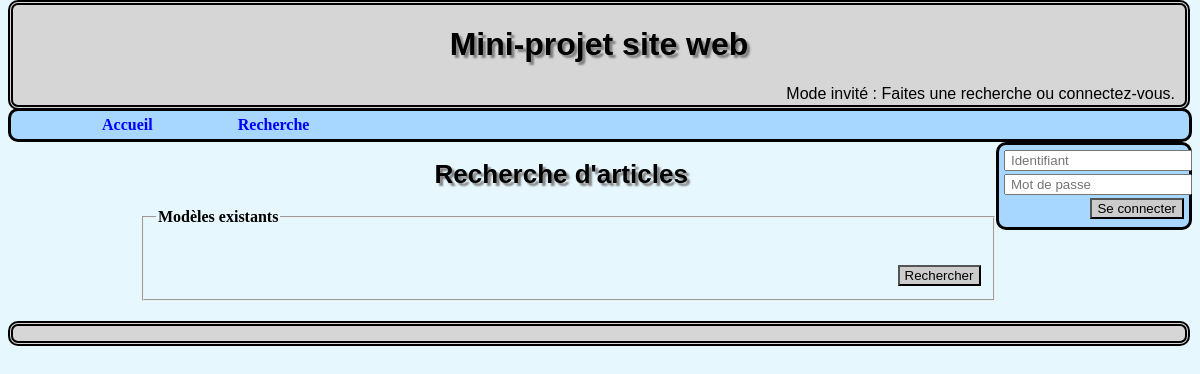
The app's page /recherche.php, older data.
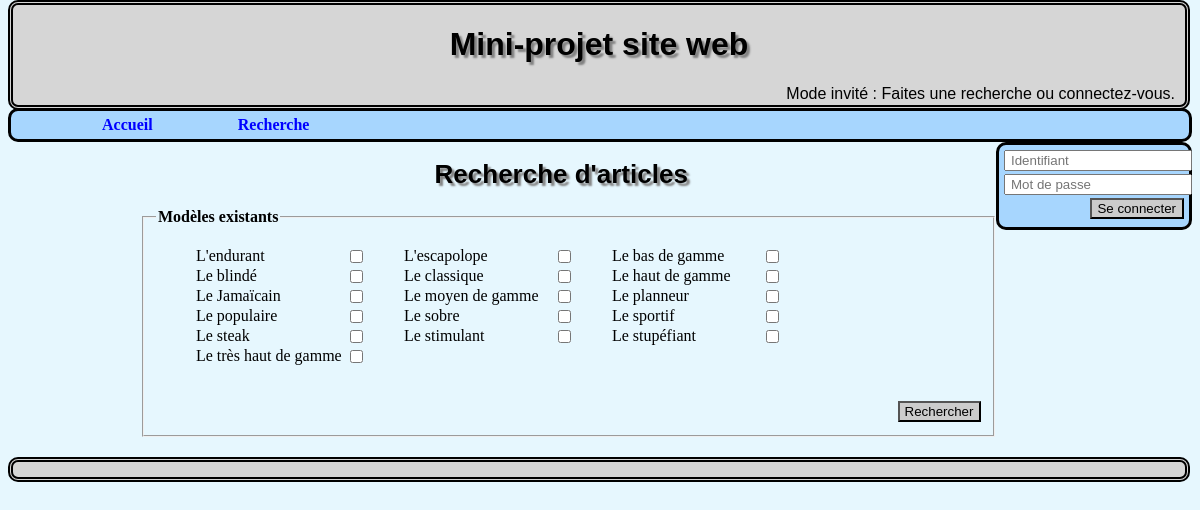
The same page, newer data.
### tables this page shows
CREATE TABLE Fournisseur (
modele varchar(30),
prixFournisseur int(3),
PRIMARY KEY (modele)
);

### recherche.php (the view, shortened to what this page needs)
<!DOCTYPE html>
<html>
    <head>
        <link rel="stylesheet" href="style.css" type="text/css" />
    </head>
    <body>
		<?php
		include("includes/session.php");
		include("includes/header.php");
		include("includes/menu.php");
		include("includes/login.php");
		?>
		<div class="contenu">
			<h1>Recherche d'articles</h1>
		<form  action="articles.php" method="post" id="recherche">
			<fieldset>
				<legend>Modèles existants</legend>
					<ul>
				<?php
				$articles = $bdd->query('SELECT modele FROM Fournisseur');
				while ($article = $articles->fetch()) {
					echo '<li><input type="checkbox" name="' . str_replace(' ', '', $article['modele']) . '"/>';
					echo '<label for="' . str_replace(' ', '', $article['modele']) . '">' . $article['modele'] . '</label></li>';
				}
				?>
					</ul>
				<br />
				<input type="submit" value="Rechercher" />
			</fieldset>
		</form>
		</div>
		<?php include("includes/footer.php");?>
    </body>
</html>

### includes/header.php
<header class="layout">
		<h1>Mini-projet site web</h1>
	<?php
	if(strcmp($_SESSION['type'],'invite') == 0) {
	?>
		<div class="infos">Mode invité : Faites une recherche ou connectez-vous.</div>
	<?php
	}
	else {
		echo '<div class="infos">Mode ' . $_SESSION['type'] . ' : Vous travaillez à la boutique ' . $_SESSION['boutique'] . '</div>';
	} ?>
</header>

### includes/menu.php (shortened to what this page needs)
<nav id="menu">
			<a href="index.php"><strong>Accueil</strong></a>
			<a href="recherche.php"><strong>Recherche</strong></a>
</nav>

### includes/login.php (shortened to what this page needs)
<?php
if(strcmp($_SESSION['type'],'invite') == 0) { ?>
	<aside  class="connexion">
		<form  action="connexion.php" method="post">
			<input type="text" name="login" placeholder="Identifiant"/> <br />
			<input type="password" name="mdp"placeholder="Mot de passe"/><br />
			<input type="submit" value="Se connecter" />
		</form>
	</aside>
<?php } ?>

### includes/footer.php
<footer class="layout">
</footer>

### style.css (style rules this page uses)
body { background-color: #E6F7FE; }
.layout { border: 5px double black; border-radius: 10px; position: fixed; width: 96%; margin: auto; padding: 0px 10px 0px 10px; }
header { top: 0; background-color: #D6D6D6; height: 100px; }
footer { height: 15px; background-color: #D6D6D6; }
#menu { border: 3px solid black; border-radius: 10px; margin-top: 108px; background-color: #A7D6FE; padding: 5px 10px 5px 10px; }
#menu a { margin-left: 7%; }
a { text-decoration: none; color: blue; }
.infos { text-align: right; font-family : Helvetica, Vercana, sans-serif; }
.connexion { background-color: #A7D6FE; border: 3px solid black; border-radius: 10px; width: 180px; padding: 5px 5px 5px 5px; float: right; font-family: Georgia, Times New Roman, serif; text-align: justify; }
.contenu { width: 80%; margin: auto; }
h1 { font-size: 32px; font-family: Arial, Helvetica, sans-serif; text-shadow: 3px 3px 2px grey; text-align: center; }
.contenu h1 { font-size: 26px; }
input { margin-bottom: 3px; padding-left: 5px; }
input[type=submit] { background : #ccc; display:block; float: right; }
#recherche fieldset { width: 90%; margin: auto; margin-bottom: 20px; }
#recherche legend { font-weight: bold; }
#recherche li, #larticle li { display: inline-block; list-style: none; width: 13em; }
label { display: block; float: left; width: 150px; }
.contenu form { margin: 0px 15px 10px 15px; }

Row changes from the older to the newer data that the page shows:
added fournisseur: modele "L'endurant"
added fournisseur: modele "L'escapolope"
added fournisseur: modele "Le bas de gamme"
added fournisseur: modele "Le blindé"
added fournisseur: modele "Le classique"
added fournisseur: modele "Le haut de gamme"
added fournisseur: modele "Le Jamaïcain"
added fournisseur: modele "Le moyen de gamme"
added fournisseur: modele "Le planneur"
added fournisseur: modele "Le populaire"
added fournisseur: modele "Le sobre"
added fournisseur: modele "Le sportif"
added fournisseur: modele "Le steak"
added fournisseur: modele "Le stimulant"
added fournisseur: modele "Le stupéfiant"
added fournisseur: modele "Le très haut de gamme"
